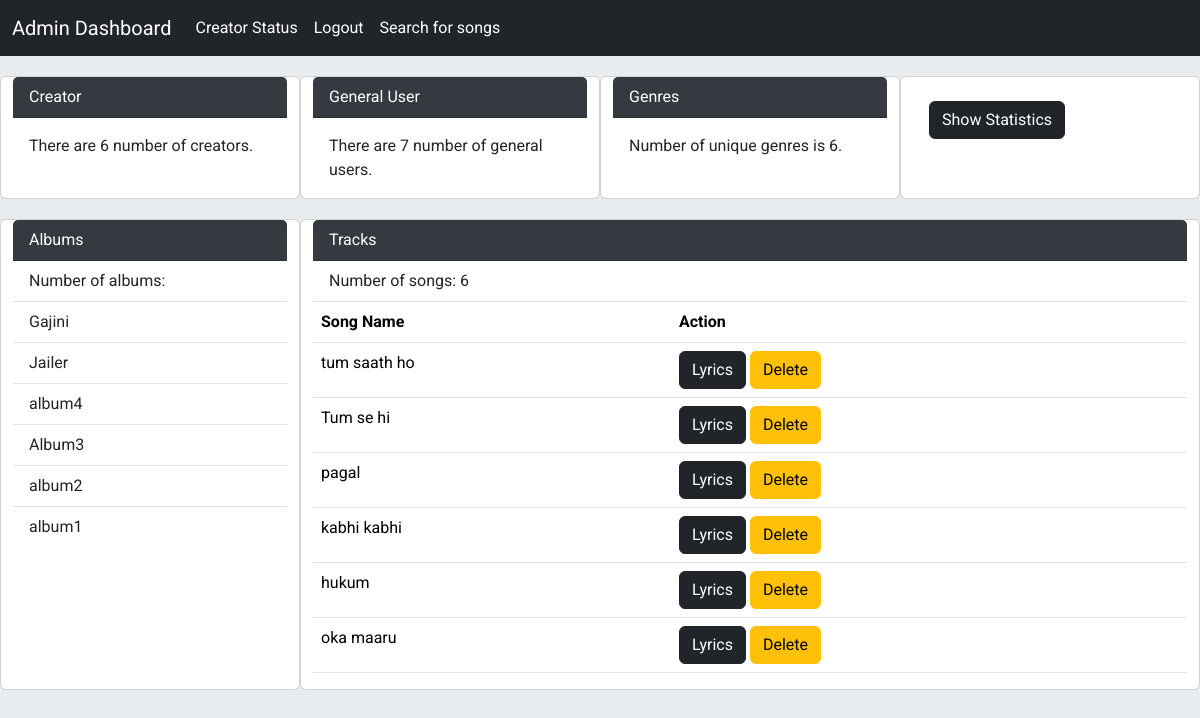
The app's page /all_dashboard (signed in) with its own data.
### models.py (models this page shows)
class Album(db.Model):
    id = db.Column(db.Integer, primary_key=True)
    name = db.Column(db.String(100), nullable=False)
    genre = db.Column(db.String(50))
    artist = db.Column(db.String(100))
    creator_id = db.Column(db.Integer, db.ForeignKey('user.id'), nullable=False)
    date_created = db.Column(db.DateTime, default=datetime.utcnow)
    songs = db.relationship('Song', backref='album', lazy=True)

class Song(db.Model):
    id = db.Column(db.Integer, primary_key=True)
    name = db.Column(db.String(100), nullable=False,unique=True)
    lyrics = db.Column(db.Text)
    duration = db.Column(db.String(10))
    date_created = db.Column(db.DateTime, default=datetime.utcnow)
    album_id = db.Column(db.Integer, db.ForeignKey('album.id'), nullable=False)
    ratings = db.relationship('Rating', backref='song', lazy=True)

### app.py (the view)
@app.route('/all_dashboard')
def all_dashboard():
    user_id = session['user_id']
    albums = Album.query.order_by(Album.date_created.desc()).all()
    user = User.query.get(user_id)
    if user.role == 'creator' and user.status:
        albums_creator = Album.query.filter(Album.creator_id == user_id).order_by(Album.date_created.desc()).all()
        return render_template('creator_dashboard.html', albums=albums_creator, creator=user)
    if user.role == 'creator' and not user.status:
        return render_template('black_creator.html')
    elif user.role == 'admin':
        cre = User.query.filter(User.role == 'creator').all()
        gen = User.query.filter(User.role == 'general').all()
        songs = Song.query.all()
        n_genre = db.session.query(Album.genre).distinct().count()
        return render_template('admin_dashboard.html',albums=albums, n_c = len(cre), n_g = len(gen), n_a = len(albums), songs=songs, n_s = len(songs), n_genre=n_genre)
    else:
        return render_template('general_user_dashboard.html', albums=albums)

### templates/admin_dashboard.html (shortened to what this page needs)
<!DOCTYPE html>
<html lang="en">
<head>
    <link href="https://cdn.jsdelivr.net/npm/bootstrap@5.3.2/dist/css/bootstrap.min.css" rel="stylesheet"
>
</head>
<body>
    <nav class="navbar navbar-expand-lg navbar-dark bg-dark">
        <div class="container-fluid">
            <a class="navbar-brand" href="#">Admin Dashboard</a>
            <div class="collapse navbar-collapse" id="navbarSupportedContent">
                <ul class="navbar-nav me-auto mb-2 mb-lg-0">
                    <li class="nav-item">
                        <a class="nav-link active" aria-current="page" href="show_creators">Creator Status</a>
                    </li>
                    <li class="nav-item">
                        <a class="nav-link" href="/">Logout</a>
                    </li>
                    <li class="nav-item">
                        <a class="nav-link" href="{{url_for("get_search")}}">Search for songs</a>
                    </li>
                </ul>
            </div>
        </div>
    </nav>
    <div class="container-fluid">
        <div class="row">
            <div class="card col-md-3">
                <div class="card-header">
                    Creator
                </div>
                <div class="card-body">
                    <p class="card-text">There are {{n_c}} number of creators.</p>
                </div>
            </div>
            <div class="card col-md-3">
                <div class="card-header">
                    General User
                </div>
                <div class="card-body">
                    <p class="card-text">There are {{n_g}} number of general users.</p>
                </div>
            </div>
            <div class="card col-md-3">
                <div class="card-header">
                    Genres
                </div>
                <div class="card-body">
                    <p class="card-text">Number of unique genres is {{n_genre}}.</p>
                </div>
            </div>
            <div class="card col-md-3">
                <div class="card-body">
                    <a href="/statistics" class="btn btn-dark">Show Statistics</a>
                </div>
            </div>
        </div>
        <div class="row">
            <div class="card col-md-3">
                <div class="card-header">
                    Albums
                </div>
                <ul class="list-group list-group-flush">
                    <li class="list-group-item">Number of albums: {{n_album}}</li>
                    {% for album in albums %}
                    <li class="list-group-item">{{album.name}}</li>
                    {% endfor %}
                </ul>
            </div>
            <div class="card col-md-9">
                <div class="card-header">
                    Tracks
                </div>
                <ul class="list-group list-group-flush">
                    <li class="list-group-item">Number of songs: {{n_s}}</li>
                    <table class="table">
                        <thead>
                            <tr>
                                <th scope="col">Song Name</th>
                                <th scope="col">Action</th>
                            </tr>
                        </thead>
                        <tbody>
                            {% for song in songs %}
                            <tr>
                                <td>{{song.name}}</td>
                                <td><a href="{{url_for("show_lyrics", song_id=song.id)}}"
                                        class="btn btn-dark">Lyrics</a> <a
                                        href="{{url_for("delete_song", album_id=song.album_id, song_id=song.id)}}"
                                        class="btn btn-warning">Delete</a></td>
                            </tr>
                            {% endfor %}
                        </tbody>
                    </table>
                </ul>
            </div>
        </div>
    </div>
</body>
</html>

### templates/admin_dashboard.html (style rules this page uses)
body { font-family: 'Roboto', sans-serif; background-color: #e9ecef; }
.navbar { background-color: #343a40; }
.navbar-brand { color: #ffffff !important; }
.navbar-nav .nav-link { color: #ffffff !important; }
.card { margin-top: 20px; }
.card-header { background-color: #343a40; color: #ffffff; }

### records on screen
Album: name "Gajini"
Album: name "Jailer"
Album: name "album4"
Album: name "Album3"
Album: name "album2"
Album: name "album1"
Song: name "tum saath ho"
Song: name "Tum se hi"
Song: name "pagal"
Song: name "kabhi kabhi"
Song: name "hukum"
Song: name "oka maaru"

### other values on screen
{{ n_c }} "6"
{{ n_g }} "7"
{{ n_genre }} "6"
{{ n_s }} "6"
